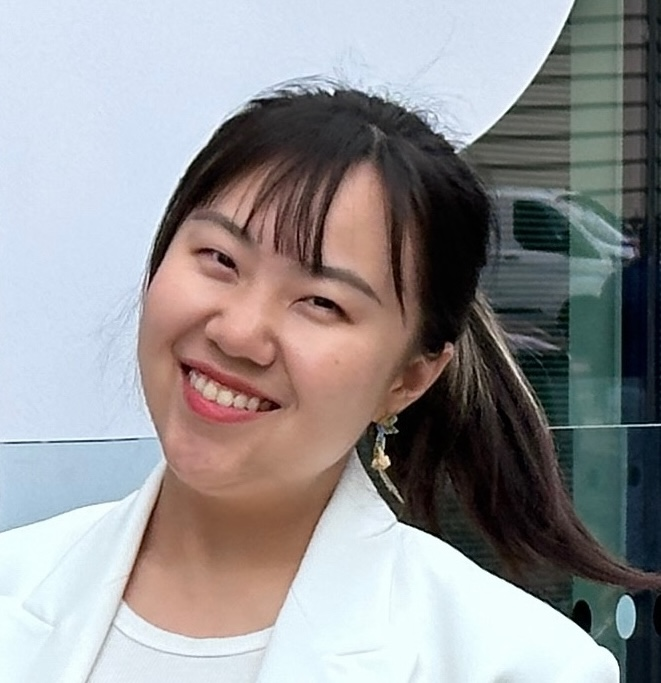
#> input picture images/lei-ge.JPG, 661 x 683 px
$ python generate_organizer_avatars.py
#> lines starting #> are read from the running program, lines starting #| are printed output that depends on the picture; after the words box and inside, x2 and y2 are one past the last pixel; in counts of white or black regions, pixels touching at a corner belong together
#!/usr/bin/env python3
"""
Generate circular profile images for Deep Matters: Foundations conference organizers.
Simple circular avatars with golden border.
"""

from PIL import Image, ImageDraw
import os
from pathlib import Path

# Configuration
OUTPUT_DIR = "organizer_avatars"
AVATAR_SIZE = 400  # Size of the circular avatar

# Organizer data (extracted from organizers-config.js)
ORGANIZERS = {
    "lei-ge": {
        "name": "Lei Ge",
        "image": "images/lei-ge.JPG",
    },
    "samuel-cooper": {
        "name": "Dr. Samuel J. Cooper",
        "image": "images/samuel-cooper.jpg",
    }
}

# Colors
COLOR_ACCENT = "#fab22b"  # Golden border


def create_circular_avatar(image_path, size=400, border_width=8, border_color="#fab22b"):
    """Create a circular avatar with border from an image."""
#> called with image_path = 'images/lei-ge.JPG', size = 400, border_width = 8, border_color = '#fab22b'
    # Open and convert image
    img = Image.open(image_path).convert("RGB")
#> img is the input picture: PIL image 661x683 RGB; mean R, G, B 148.4, 146.9, 148.7

    # Crop to square from center
    width, height = img.size
#> width = 661; height = 683
    min_dim = min(width, height)
#> min_dim = 661
    left = (width - min_dim) // 2
#> left = 0
    top = (height - min_dim) // 2
#> top = 11
    right = left + min_dim
#> right = 661
    bottom = top + min_dim
#> bottom = 672
    img = img.crop((left, top, right, bottom))
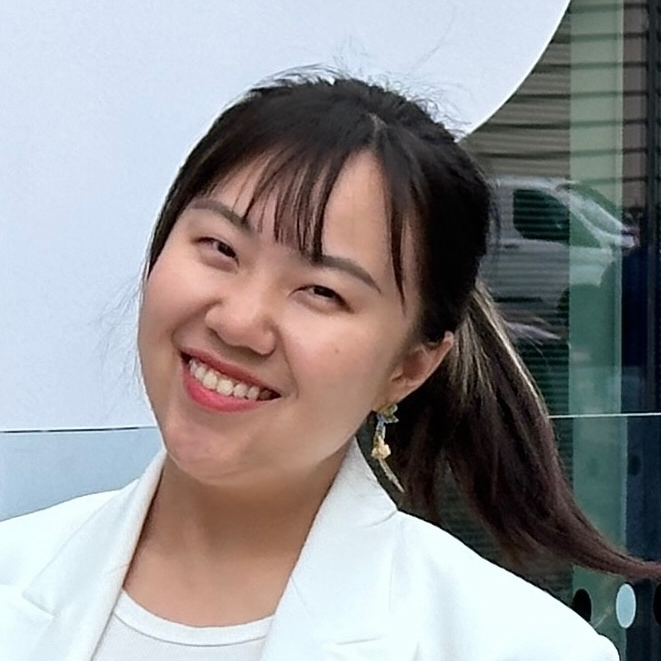
#> img: PIL image 661x661 RGB; mean R, G, B 146.4, 144.5, 146.1

    # Calculate inner size (accounting for border)
    inner_size = size - (border_width * 2)

    # Resize to inner size
    img = img.resize((inner_size, inner_size), Image.LANCZOS)
#> img: PIL image 384x384 RGB

    # Create circular mask for the photo
    mask = Image.new('L', (inner_size, inner_size), 0)
#> mask: PIL image 384x384 L; every value is 0
    draw = ImageDraw.Draw(mask)
    draw.ellipse((0, 0, inner_size, inner_size), fill=255)

    # Create output image with transparent background
    output = Image.new('RGBA', (size, size), (0, 0, 0, 0))
#> output: PIL image 400x400 RGBA; every value is 0
    draw_output = ImageDraw.Draw(output)

    # Draw border circle
    draw_output.ellipse((0, 0, size, size), fill=border_color)

    # Create circular photo
    circular_photo = Image.new('RGBA', (inner_size, inner_size), (0, 0, 0, 0))
#> circular_photo: PIL image 384x384 RGBA; every value is 0
    circular_photo.paste(img, (0, 0))
    circular_photo.putalpha(mask)
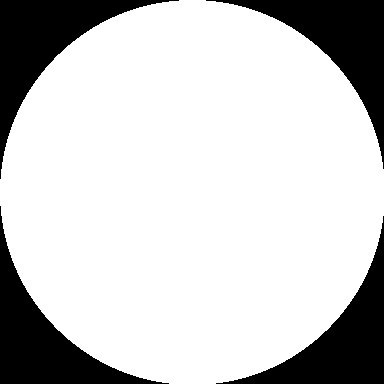
#> mask: PIL image 384x384 L; 78.9% white; 4 black regions, box (x1, y1, x2, y2) and area: (0, 0, 179, 179) 7966, (206, 0, 384, 169) 7787, (0, 206, 169, 384) 7787, (216, 216, 384, 384) 7609
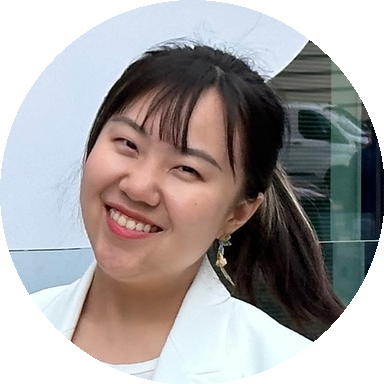
#> circular_photo: PIL image 384x384 RGBA; mean R, G, B, A 146.4, 144.5, 146.1, 201.1; transparent parts drawn white

    # Paste circular photo in the center (with border)
    output.paste(circular_photo, (border_width, border_width), circular_photo)
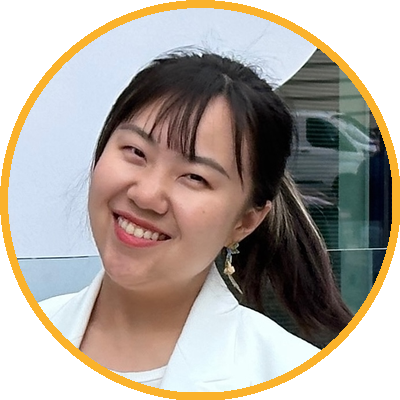
#> output: PIL image 400x400 RGBA; mean R, G, B, A 118.1, 109.5, 101.3, 201.1; transparent parts drawn white

    return output


def main():
    """Generate circular avatars for all organizers."""

    # Create output directory
    output_path = Path(OUTPUT_DIR)
    output_path.mkdir(exist_ok=True)

    print(f"Generating circular avatars for {len(ORGANIZERS)} organizers...")
    print(f"Output directory: {output_path.absolute()}")
    print(f"Avatar size: {AVATAR_SIZE}x{AVATAR_SIZE} pixels\n")

    for organizer_id, organizer_data in ORGANIZERS.items():
        try:
            avatar = create_circular_avatar(
                organizer_data["image"],
                size=AVATAR_SIZE,
                border_width=8,
                border_color=COLOR_ACCENT
            )
            output_file = output_path / f"{organizer_id}-avatar.png"
            avatar.save(output_file, "PNG", quality=95, optimize=True)
            print(f"✓ Generated: {output_file.name} - {organizer_data['name']}")
        except Exception as e:
            print(f"✗ Error generating avatar for {organizer_id}: {e}")
#> pass 2 of the loop in main, `for organizer_id, organizer_data in ORGANIZERS.items():`:
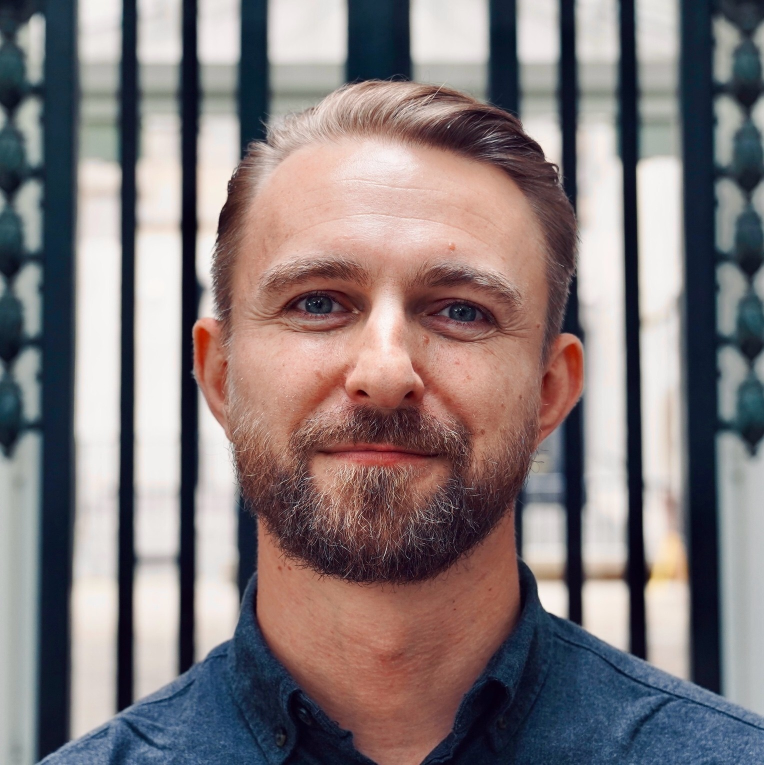
#> input picture images/samuel-cooper.jpg, 1528 x 1530 px (shown at 1/2 size)
#> in create_circular_avatar, img is the input picture: PIL image 1528x1530 RGB; mean R, G, B 130.7, 120.5, 122
#> in create_circular_avatar (call 2), `circular_photo.putalpha(mask)`:
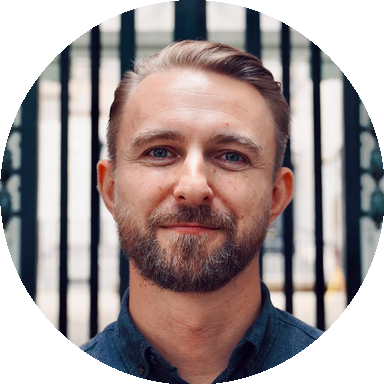
#> circular_photo: PIL image 384x384 RGBA; mean R, G, B, A 130.8, 120.5, 122, 201.1; transparent parts drawn white
#> in create_circular_avatar (call 2), `output.paste(circular_photo, (border_width, border_width), circular_ph..`:
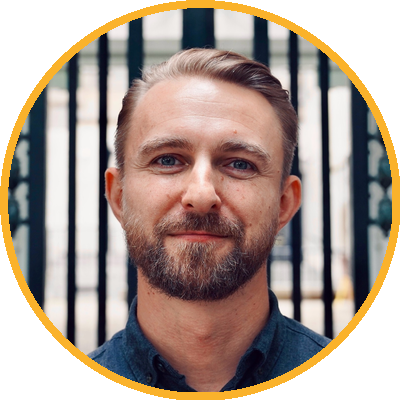
#> output: PIL image 400x400 RGBA; mean R, G, B, A 116.1, 99.9, 90.9, 201.1; transparent parts drawn white

    print(f"\nDone! Generated {len(ORGANIZERS)} circular avatars in {OUTPUT_DIR}/")
    print("All avatars have transparent backgrounds and can be used on any background color.")


if __name__ == "__main__":
    main()
